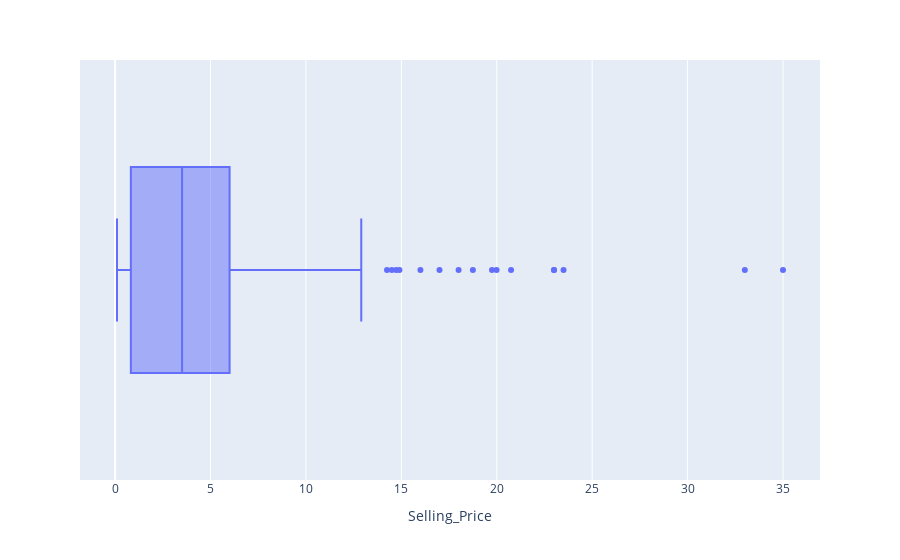
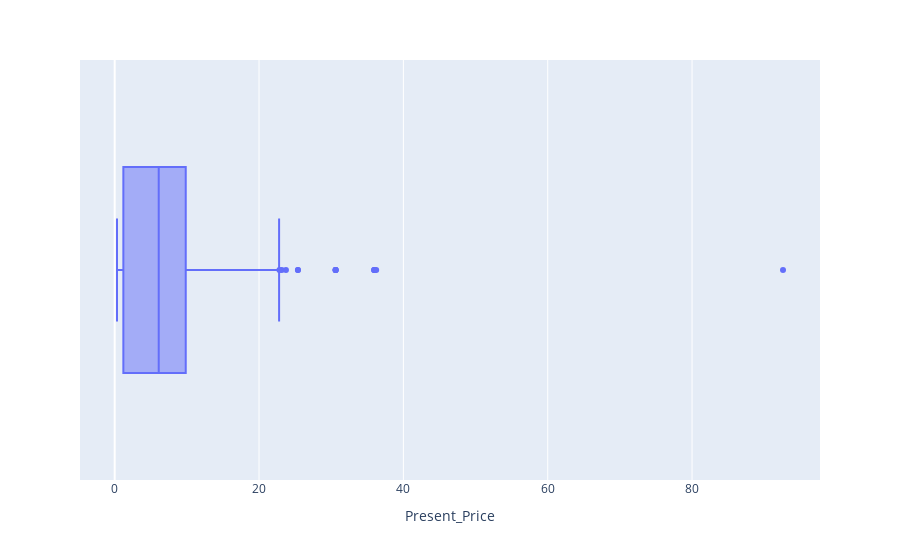
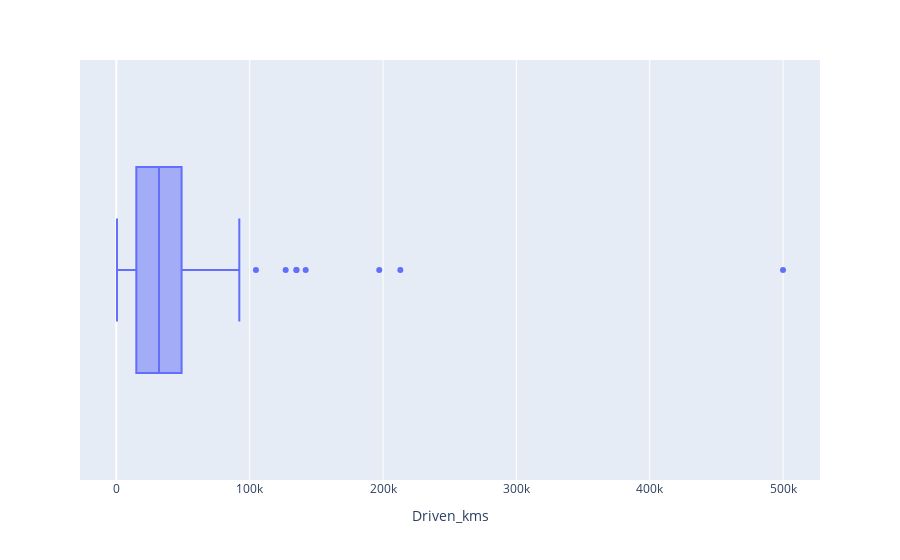

Source (notebook cell) for these figures, in order:
### Markdown cell above
## Handling outliers

### Code cell
numerical_cols = ["Selling_Price", "Present_Price", "Driven_kms"]
for i in numerical_cols:
    px.box(car_df[i], x=i).show()

### Figure 1 — Plotly figure (JSON) as saved in the notebook; plotly's stock layout.template omitted (floating-point values rounded to 4 significant figures; data arrays with more than 128 entries replaced by an {"elided": "..."} marker saying what was removed)
{"data": [{"alignmentgroup": "True", "hovertemplate": "Selling_Price=%{x}<extra></extra>", "legendgroup": "", "marker": {"color": "#636efa"}, "name": "", "notched": false, "offsetgroup": "", "orientation": "h", "showlegend": false, "type": "box", "x": {"elided": "299 float values"}, "x0": " ", "xaxis": "x", "y0": " ", "yaxis": "y"}], "layout": {"boxmode": "group", "legend": {"tracegroupgap": 0}, "margin": {"t": 60}, "xaxis": {"anchor": "y", "domain": [0, 1], "title": {"text": "Selling_Price"}}, "yaxis": {"anchor": "x", "domain": [0, 1]}}}

### Figure 2 — Plotly figure (JSON) as saved in the notebook; plotly's stock layout.template omitted (floating-point values rounded to 4 significant figures; data arrays with more than 128 entries replaced by an {"elided": "..."} marker saying what was removed)
{"data": [{"alignmentgroup": "True", "hovertemplate": "Present_Price=%{x}<extra></extra>", "legendgroup": "", "marker": {"color": "#636efa"}, "name": "", "notched": false, "offsetgroup": "", "orientation": "h", "showlegend": false, "type": "box", "x": {"elided": "299 float values"}, "x0": " ", "xaxis": "x", "y0": " ", "yaxis": "y"}], "layout": {"boxmode": "group", "legend": {"tracegroupgap": 0}, "margin": {"t": 60}, "xaxis": {"anchor": "y", "domain": [0, 1], "title": {"text": "Present_Price"}}, "yaxis": {"anchor": "x", "domain": [0, 1]}}}

### Figure 3 — Plotly figure (JSON) as saved in the notebook; plotly's stock layout.template omitted (floating-point values rounded to 4 significant figures; data arrays with more than 128 entries replaced by an {"elided": "..."} marker saying what was removed)
{"data": [{"alignmentgroup": "True", "hovertemplate": "Driven_kms=%{x}<extra></extra>", "legendgroup": "", "marker": {"color": "#636efa"}, "name": "", "notched": false, "offsetgroup": "", "orientation": "h", "showlegend": false, "type": "box", "x": {"elided": "299 int values"}, "x0": " ", "xaxis": "x", "y0": " ", "yaxis": "y"}], "layout": {"boxmode": "group", "legend": {"tracegroupgap": 0}, "margin": {"t": 60}, "xaxis": {"anchor": "y", "domain": [0, 1], "title": {"text": "Driven_kms"}}, "yaxis": {"anchor": "x", "domain": [0, 1]}}}
